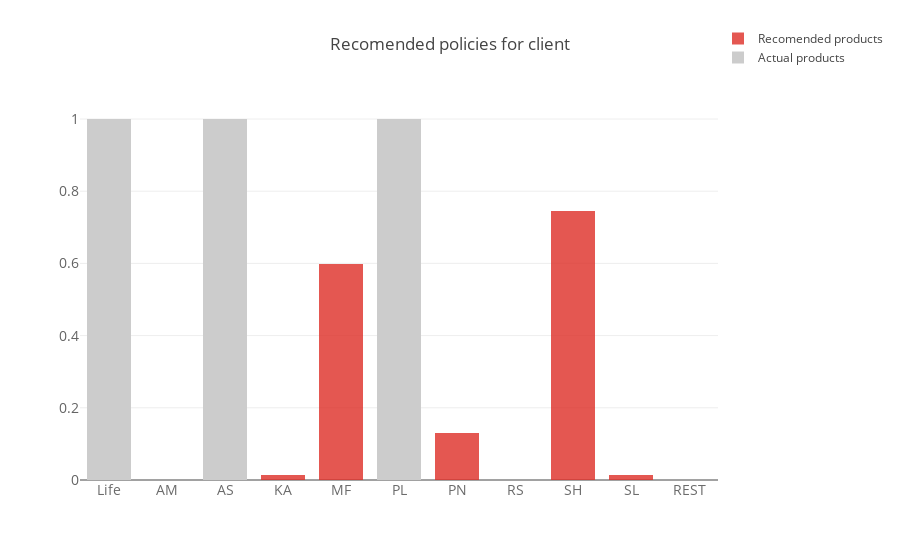

The notebook cell this image was saved under:
### Code cell
from plotly.offline import download_plotlyjs, init_notebook_mode, plot, iplot
import plotly.graph_objs as go


new_client = [1, 0, 0, 0, 1, 0, 0, 0, 0, 0, 0]
new_client = [1, 0.5, 1, 0.5, 0.5, 1, 0.5, 0.5, 0.5, 0.5, 0.5]


X_pred, new_mat = recommend(new_client)


ins = X.columns[pre:18]
idx = range(len(ins))

client = -1
recomended = X_pred[client,:]
base = new_mat[client,:]


recomended *= base>0
recomended *= base<1
base[base==.5] = 0
print(" Most recommended package %s " % ins[np.argmax(recomended)])

trace1 = go.Bar(
    x=ins,
    y=base,
    name='Actual products',
    marker=dict(
        color='rgba(204,204,204,1)'
    )
)

trace2 = go.Bar(
    x=ins,
    y=recomended,
    name='Recomended products',
    marker=dict(
        color='rgba(222,45,38,0.8)'
    )
)

data = [trace1, trace2]


fig = go.Figure(data=data, layout=layout)
iplot(fig, filename='style-bar')
init_notebook_mode(connected=True)

### Figure 1 — Plotly figure (JSON) as saved in the notebook; plotly's stock layout.template omitted (floating-point values rounded to 4 significant figures)
{"data": [{"marker": {"color": "rgba(204,204,204,1)"}, "name": "Actual products", "type": "bar", "x": ["Life", "AM", "AS", "KA", "MF", "PL", "PN", "RS", "SH", "SL", "REST", 0], "y": [1, 0, 1, 0, 0, 1, 0, 0, 0, 0, 0]}, {"marker": {"color": "rgba(222,45,38,0.8)"}, "name": "Recomended products", "type": "bar", "x": ["Life", "AM", "AS", "KA", "MF", "PL", "PN", "RS", "SH", "SL", "REST", 0], "y": [0, 2.144e-05, 0, 0.01341, 0.599, 0, 0.129, 2.144e-05, 0.744, 0.01448, 2.144e-05]}], "layout": {"bargap": 0.15, "bargroupgap": 0.1, "barmode": "stack", "legend": {"bgcolor": "rgba(255, 255, 255, 0)", "bordercolor": "rgba(255, 255, 255, 0)", "x": 1, "y": 1.2}, "title": "Recomended policies for client", "xaxis": {"tickfont": {"color": "rgb(107, 107, 107)", "size": 14}}, "yaxis": {"tickfont": {"color": "rgba(100, 100, 100, 1)", "size": 14}, "title": "", "titlefont": {"color": "rgba(100, 100, 100, 1)", "size": 16}}}}
